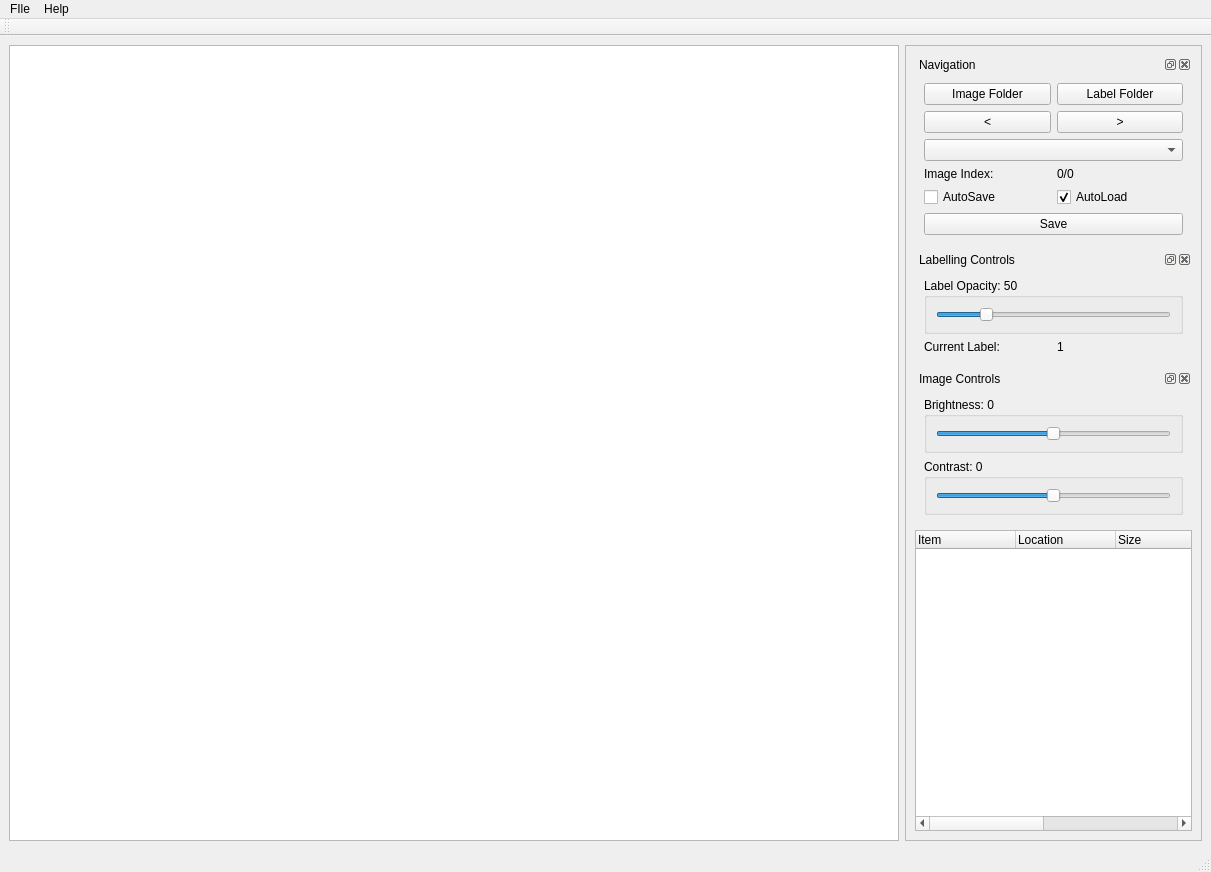
<?xml version="1.0" encoding="UTF-8"?>
<ui version="4.0">
 <class>MainWindow</class>
 <widget class="QMainWindow" name="MainWindow">
  <property name="geometry">
   <rect>
    <x>0</x>
    <y>0</y>
    <width>1211</width>
    <height>872</height>
   </rect>
  </property>
  <property name="windowTitle">
   <string>Pychet Annotator</string>
  </property>
  <widget class="QWidget" name="centralwidget">
   <property name="mouseTracking">
    <bool>true</bool>
   </property>
   <layout class="QGridLayout" name="gridLayout_3">
    <item row="0" column="3">
     <widget class="QFrame" name="frame">
      <property name="frameShape">
       <enum>QFrame::StyledPanel</enum>
      </property>
      <property name="frameShadow">
       <enum>QFrame::Raised</enum>
      </property>
      <layout class="QVBoxLayout" name="verticalLayout_2">
       <item>
        <widget class="QDockWidget" name="dockWidget">
         <property name="sizePolicy">
          <sizepolicy hsizetype="Maximum" vsizetype="Maximum">
           <horstretch>0</horstretch>
           <verstretch>0</verstretch>
          </sizepolicy>
         </property>
         <property name="windowTitle">
          <string>Navigation</string>
         </property>
         <widget class="QWidget" name="dockWidgetContents_2">
          <layout class="QGridLayout" name="gridLayout_4">
           <item row="4" column="0">
            <widget class="QCheckBox" name="autosave_chk">
             <property name="text">
              <string>AutoSave</string>
             </property>
             <property name="checked">
              <bool>false</bool>
             </property>
            </widget>
           </item>
           <item row="0" column="1">
            <widget class="QPushButton" name="label_folder_btn">
             <property name="text">
              <string>Label Folder</string>
             </property>
            </widget>
           </item>
           <item row="1" column="1">
            <widget class="QPushButton" name="next_btn">
             <property name="text">
              <string>&gt;</string>
             </property>
            </widget>
           </item>
           <item row="2" column="0" colspan="2">
            <widget class="QComboBox" name="imageComboBox"/>
           </item>
           <item row="0" column="0">
            <widget class="QPushButton" name="browse_btn">
             <property name="text">
              <string>Image Folder</string>
             </property>
            </widget>
           </item>
           <item row="4" column="1">
            <widget class="QCheckBox" name="autoload_chk">
             <property name="text">
              <string>AutoLoad</string>
             </property>
             <property name="checked">
              <bool>true</bool>
             </property>
            </widget>
           </item>
           <item row="1" column="0">
            <widget class="QPushButton" name="prev_btn">
             <property name="text">
              <string>&lt;</string>
             </property>
            </widget>
           </item>
           <item row="3" column="0">
            <widget class="QLabel" name="label">
             <property name="text">
              <string>Image Index:</string>
             </property>
            </widget>
           </item>
           <item row="3" column="1">
            <widget class="QLabel" name="image_index_label">
             <property name="text">
              <string>0/0</string>
             </property>
            </widget>
           </item>
           <item row="5" column="0" colspan="2">
            <widget class="QPushButton" name="save_btn">
             <property name="text">
              <string>Save</string>
             </property>
            </widget>
           </item>
          </layout>
         </widget>
        </widget>
       </item>
       <item>
        <widget class="QDockWidget" name="dockWidget_2">
         <property name="sizePolicy">
          <sizepolicy hsizetype="Maximum" vsizetype="Maximum">
           <horstretch>0</horstretch>
           <verstretch>0</verstretch>
          </sizepolicy>
         </property>
         <property name="windowTitle">
          <string>Labelling Controls</string>
         </property>
         <widget class="QWidget" name="dockWidgetContents_3">
          <layout class="QGridLayout" name="gridLayout_5">
           <item row="1" column="0">
            <widget class="QLabel" name="static_label1">
             <property name="text">
              <string>Current Label:</string>
             </property>
            </widget>
           </item>
           <item row="1" column="1">
            <widget class="QLabel" name="item_label_txt">
             <property name="text">
              <string>1</string>
             </property>
            </widget>
           </item>
           <item row="0" column="0" colspan="2">
            <widget class="QGroupBox" name="opacityBox">
             <property name="sizePolicy">
              <sizepolicy hsizetype="Preferred" vsizetype="Maximum">
               <horstretch>0</horstretch>
               <verstretch>0</verstretch>
              </sizepolicy>
             </property>
             <property name="title">
              <string>Label Opacity: 50</string>
             </property>
             <layout class="QVBoxLayout" name="verticalLayout_3">
              <item>
               <widget class="QSlider" name="opacity_slider">
                <property name="maximum">
                 <number>255</number>
                </property>
                <property name="value">
                 <number>50</number>
                </property>
                <property name="orientation">
                 <enum>Qt::Horizontal</enum>
                </property>
               </widget>
              </item>
             </layout>
            </widget>
           </item>
          </layout>
         </widget>
        </widget>
       </item>
       <item>
        <widget class="QDockWidget" name="imagecontrol_widget">
         <property name="sizePolicy">
          <sizepolicy hsizetype="Maximum" vsizetype="Maximum">
           <horstretch>0</horstretch>
           <verstretch>0</verstretch>
          </sizepolicy>
         </property>
         <property name="windowTitle">
          <string>Image Controls</string>
         </property>
         <widget class="QWidget" name="dockWidgetContents_5">
          <layout class="QVBoxLayout" name="verticalLayout">
           <item>
            <widget class="QGroupBox" name="brightness_box">
             <property name="title">
              <string>Brightness: 0</string>
             </property>
             <layout class="QHBoxLayout" name="horizontalLayout">
              <item>
               <widget class="QSlider" name="brightness_slider">
                <property name="minimum">
                 <number>-100</number>
                </property>
                <property name="maximum">
                 <number>100</number>
                </property>
                <property name="orientation">
                 <enum>Qt::Horizontal</enum>
                </property>
               </widget>
              </item>
             </layout>
            </widget>
           </item>
           <item>
            <widget class="QGroupBox" name="contrast_box">
             <property name="title">
              <string>Contrast: 0</string>
             </property>
             <layout class="QHBoxLayout" name="horizontalLayout_2">
              <item>
               <widget class="QSlider" name="contrast_slider">
                <property name="minimum">
                 <number>-100</number>
                </property>
                <property name="maximum">
                 <number>100</number>
                </property>
                <property name="orientation">
                 <enum>Qt::Horizontal</enum>
                </property>
               </widget>
              </item>
             </layout>
            </widget>
           </item>
          </layout>
         </widget>
        </widget>
       </item>
       <item>
        <widget class="QTreeWidget" name="treeWidget">
         <property name="sizePolicy">
          <sizepolicy hsizetype="Minimum" vsizetype="Expanding">
           <horstretch>0</horstretch>
           <verstretch>0</verstretch>
          </sizepolicy>
         </property>
         <column>
          <property name="text">
           <string>Item</string>
          </property>
         </column>
         <column>
          <property name="text">
           <string>Location</string>
          </property>
         </column>
         <column>
          <property name="text">
           <string>Size</string>
          </property>
         </column>
         <column>
          <property name="text">
           <string>Label</string>
          </property>
         </column>
         <column>
          <property name="text">
           <string>Label ID</string>
          </property>
         </column>
         <column>
          <property name="text">
           <string>Occluded</string>
          </property>
         </column>
        </widget>
       </item>
      </layout>
     </widget>
    </item>
    <item row="0" column="0" colspan="3">
     <widget class="QGraphicsView" name="graphicsView"/>
    </item>
   </layout>
  </widget>
  <widget class="QMenuBar" name="menubar">
   <property name="geometry">
    <rect>
     <x>0</x>
     <y>0</y>
     <width>1211</width>
     <height>22</height>
    </rect>
   </property>
   <widget class="QMenu" name="menuFIle">
    <property name="title">
     <string>FIle</string>
    </property>
    <addaction name="separator"/>
    <addaction name="actionOpen_Folder"/>
    <addaction name="separator"/>
    <addaction name="actionLoad_Label"/>
    <addaction name="actionSave_Label"/>
    <addaction name="separator"/>
    <addaction name="actionExit_3"/>
   </widget>
   <widget class="QMenu" name="menuHere">
    <property name="title">
     <string>Help</string>
    </property>
    <addaction name="actionAbout"/>
   </widget>
   <addaction name="menuFIle"/>
   <addaction name="menuHere"/>
  </widget>
  <widget class="QToolBar" name="toolBar">
   <property name="windowTitle">
    <string>toolBar</string>
   </property>
   <attribute name="toolBarArea">
    <enum>TopToolBarArea</enum>
   </attribute>
   <attribute name="toolBarBreak">
    <bool>false</bool>
   </attribute>
  </widget>
  <widget class="QStatusBar" name="statusBar"/>
  <action name="actionBrowse">
   <property name="text">
    <string>Browse</string>
   </property>
  </action>
  <action name="actionExit">
   <property name="text">
    <string>Exit</string>
   </property>
  </action>
  <action name="actionExit_2">
   <property name="text">
    <string>Exit</string>
   </property>
  </action>
  <action name="actionOpen_Folder">
   <property name="text">
    <string>Open Folder</string>
   </property>
  </action>
  <action name="actionLoad_Label">
   <property name="text">
    <string>Load Label</string>
   </property>
  </action>
  <action name="actionSave_Label">
   <property name="text">
    <string>Save Label</string>
   </property>
  </action>
  <action name="actionExit_3">
   <property name="text">
    <string>Exit</string>
   </property>
  </action>
  <action name="actionAbout">
   <property name="text">
    <string>About</string>
   </property>
  </action>
 </widget>
 <resources/>
 <connections/>
</ui>
